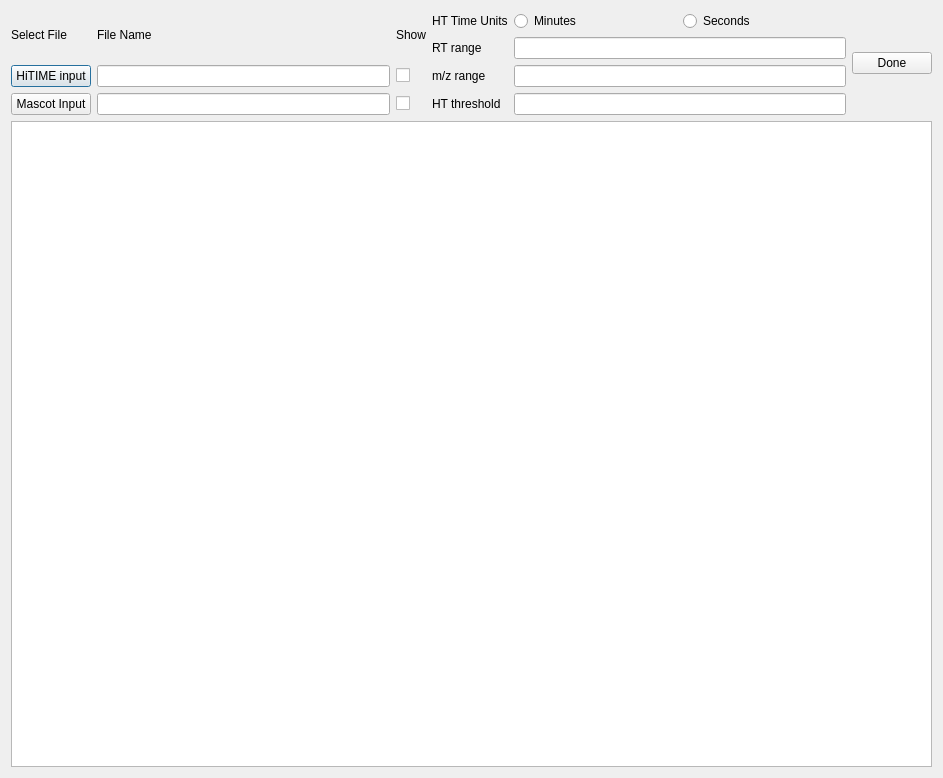
<?xml version="1.0" encoding="UTF-8"?>
<ui version="4.0">
 <class>Dialog</class>
 <widget class="QDialog" name="Dialog">
  <property name="geometry">
   <rect>
    <x>0</x>
    <y>0</y>
    <width>943</width>
    <height>778</height>
   </rect>
  </property>
  <property name="windowTitle">
   <string>Dialog</string>
  </property>
  <layout class="QGridLayout" name="gridLayout_3">
   <item row="0" column="0">
    <layout class="QVBoxLayout" name="verticalLayout">
     <item>
      <layout class="QHBoxLayout" name="horizontalLayout_2">
       <item>
        <layout class="QGridLayout" name="gridLayout">
         <item row="0" column="0">
          <widget class="QLabel" name="label">
           <property name="text">
            <string>Select File</string>
           </property>
          </widget>
         </item>
         <item row="0" column="1">
          <widget class="QLabel" name="label_4">
           <property name="text">
            <string>File Name</string>
           </property>
          </widget>
         </item>
         <item row="0" column="2">
          <widget class="QLabel" name="label_3">
           <property name="text">
            <string>Show</string>
           </property>
          </widget>
         </item>
         <item row="1" column="0">
          <widget class="QPushButton" name="HT_input_button">
           <property name="text">
            <string>HiTIME input</string>
           </property>
          </widget>
         </item>
         <item row="1" column="1">
          <widget class="QLineEdit" name="HT_input_field"/>
         </item>
         <item row="1" column="2">
          <widget class="QCheckBox" name="HT_show_checkbox">
           <property name="text">
            <string/>
           </property>
          </widget>
         </item>
         <item row="2" column="0">
          <widget class="QPushButton" name="Mascot_input_button">
           <property name="text">
            <string>Mascot Input</string>
           </property>
          </widget>
         </item>
         <item row="2" column="1">
          <widget class="QLineEdit" name="Mascot_input_field"/>
         </item>
         <item row="2" column="2">
          <widget class="QCheckBox" name="Mascot_show_checkbox">
           <property name="text">
            <string/>
           </property>
          </widget>
         </item>
        </layout>
       </item>
       <item>
        <layout class="QGridLayout" name="gridLayout_2">
         <item row="3" column="0">
          <widget class="QLabel" name="label_8">
           <property name="text">
            <string>HT threshold</string>
           </property>
          </widget>
         </item>
         <item row="1" column="0">
          <widget class="QLabel" name="label_5">
           <property name="text">
            <string>RT range</string>
           </property>
          </widget>
         </item>
         <item row="1" column="1">
          <widget class="QLineEdit" name="RT_range"/>
         </item>
         <item row="2" column="0">
          <widget class="QLabel" name="label_6">
           <property name="text">
            <string>m/z range</string>
           </property>
          </widget>
         </item>
         <item row="2" column="1">
          <widget class="QLineEdit" name="mz_range"/>
         </item>
         <item row="0" column="1">
          <layout class="QHBoxLayout" name="horizontalLayout">
           <item>
            <widget class="QRadioButton" name="HT_timeunit_mins">
             <property name="text">
              <string>Minutes</string>
             </property>
            </widget>
           </item>
           <item>
            <widget class="QRadioButton" name="HT_timeunit_secs">
             <property name="text">
              <string>Seconds</string>
             </property>
            </widget>
           </item>
          </layout>
         </item>
         <item row="0" column="0">
          <widget class="QLabel" name="label_7">
           <property name="text">
            <string>HT Time Units</string>
           </property>
          </widget>
         </item>
         <item row="3" column="1">
          <widget class="QLineEdit" name="HT_threshold"/>
         </item>
        </layout>
       </item>
       <item>
        <widget class="QPushButton" name="RF_done">
         <property name="text">
          <string>Done</string>
         </property>
        </widget>
       </item>
      </layout>
     </item>
     <item>
      <widget class="PlotWidget" name="RF_plot"/>
     </item>
    </layout>
   </item>
  </layout>
 </widget>
 <customwidgets>
  <customwidget>
   <class>PlotWidget</class>
   <extends>QGraphicsView</extends>
   <header>pyqtgraph</header>
  </customwidget>
 </customwidgets>
 <resources/>
 <connections/>
</ui>
